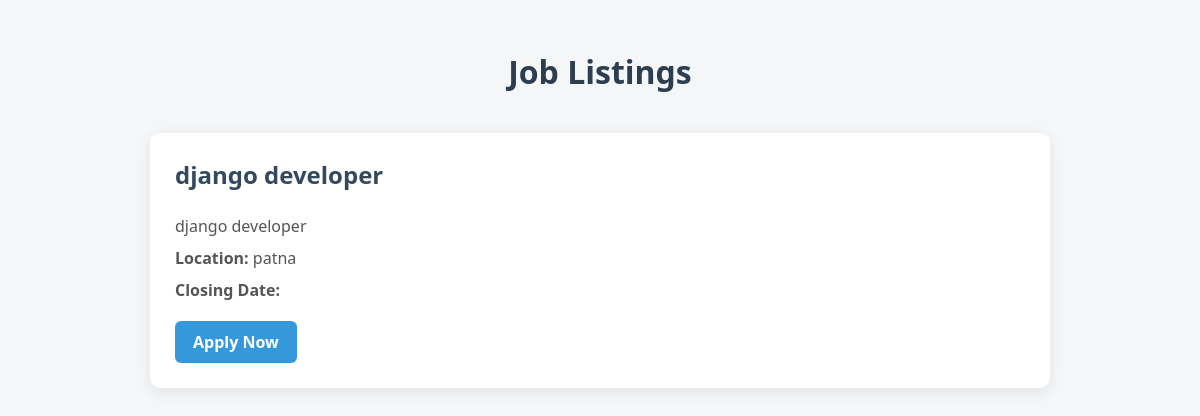
Page /jobapp/job_list/ on the earlier database version.
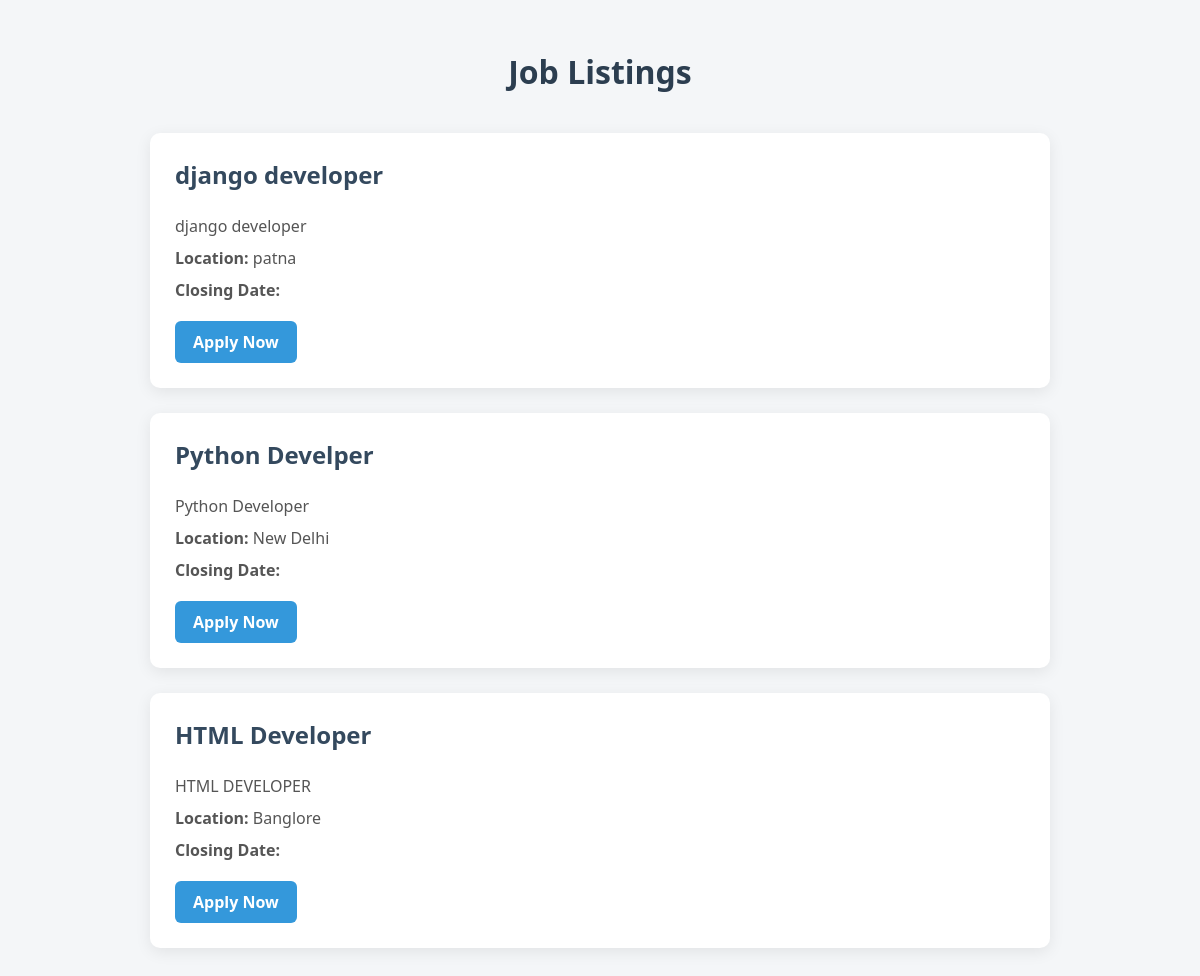
Same page on the later database version.
### jobapp/models.py (models this page shows, shortened)
class Job(models.Model):
    company=models.ForeignKey(User,on_delete=models.CASCADE)
    title=models.CharField(max_length=20)
    description=models.TextField()
    location=models.CharField(max_length=20)
    posted_on=models.DateTimeField()
    closed_on=models.DateTimeField()

### jobapp/views.py (the view)
# urls.py: path('job_list/', views.job_list, name='job_list'),
def job_list(request):
    jobs = Job.objects.all()
    return render(request, 'job_list.html', {'jobs': jobs})

### jobapp/templates/job_list.html (shortened to what this page needs)
{% load static %}
<!DOCTYPE html>
<html lang="en">
<head>
    <link rel="stylesheet" href="{% static 'jobapp/job_list.css' %}">
</head>
<body>
    <div class="job-list-container">
        <h1>Job Listings</h1>
        {% if jobs %}
            <ul class="job-list">
                {% for job in jobs %}
                    <li class="job-card">
                        <h3>{{ job.title }}</h3>
                        <p>{{ job.description }}</p>
                        <p><strong>Location:</strong> {{ job.location }}</p>
                        <p><strong>Closing Date:</strong> {{ job.closing_date }}</p>
                        <a href="{% url 'apply_for_job' job.id %}" class="apply-btn">Apply Now</a>
                    </li>
                {% endfor %}
            </ul>
        {% else %}
            <p class="no-jobs">No job postings available.</p>
        {% endif %}
    </div>
</body>
</html>

Differences in the rows shown:
added Job: title "Python Develper", description "Python Developer", location "New Delhi"
added Job: title "HTML Developer", description "HTML DEVELOPER", location "Banglore"
